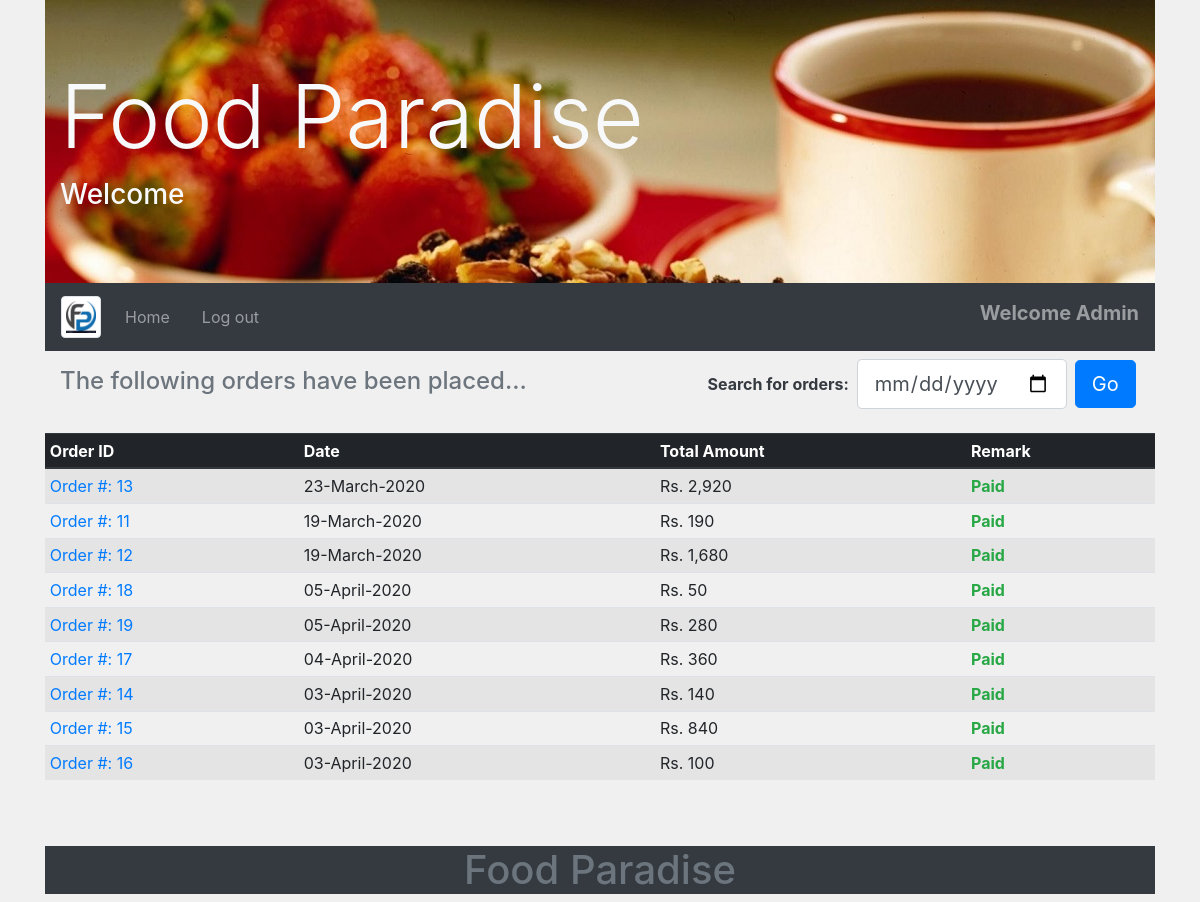
The app's page /admin/view_bills.php (signed in), older data.
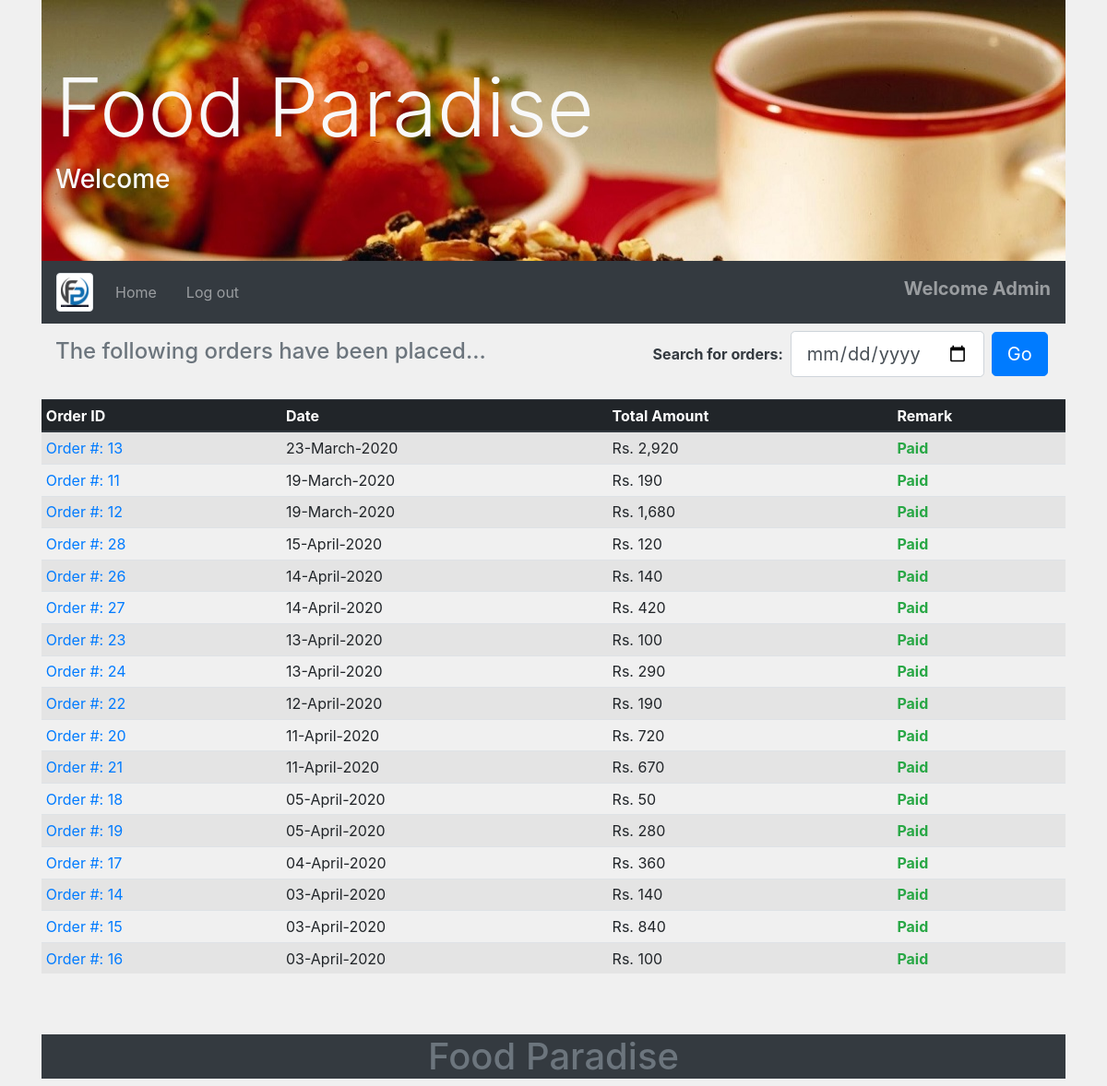
The same page, newer data.
### tables this page shows
CREATE TABLE `bill` (
  `bill_no` int(11) NOT NULL,
  `o_id` int(11) NOT NULL,
  `c_id` int(11) NOT NULL,
  `total_amount` int(11) NOT NULL,
  `status` tinyint(5) NOT NULL DEFAULT 0,
  `date` date NOT NULL
);

### admin/view_bills.php (the view, shortened to what this page needs)
<?php
    require_once '../include/dbcon.php';
    if (isset($_GET['search']) and !empty($_GET['bill_date'])) {
        $bill_date = $_GET['bill_date'];
        $sql = "SELECT o_id, DATE_FORMAT(date,'%d-%M-%Y') AS date, total_amount, status FROM bill WHERE date='$bill_date' ORDER BY date DESC";
    }
    else {
        $sql = "SELECT o_id, DATE_FORMAT(date,'%d-%M-%Y') AS date, total_amount, status FROM bill ORDER BY date DESC";
    }
    if ($result = mysqli_query($link, $sql)) {
        if(mysqli_num_rows($result) > 0) {
            $bills = mysqli_fetch_all($result, MYSQLI_ASSOC);
        }
        else {
            $no_bill=true;
        }
    }
    else {
    }
?>
<!doctype html>
<html lang="en">
  <head>
    <link rel="stylesheet" href="../css/bootstrap.min.css">
    <link rel="stylesheet" type="text/css" href="../css/main.css">
  </head>
  <body>
    <div class="container">
    <?php require '../include/admin_header.php'; ?>
    <div class="container">
        <div class="row my-2">
            <div class="col-md-7">
                <?php if (!isset($no_bill)): ?>
                    <h4 class="text-dark mt-2 text-muted">
                        The following orders have been placed...
                    </h4>
                <?php endif; ?>
            </div>
            <div class="col-md-5">
                <form class="form-inline" method="GET" action="<?php echo $_SERVER['PHP_SELF']; ?>">
                  <label class="text-dark font-weight-bold" for="date">Search for orders:</label>
                  <input name="bill_date" type="date" class="form-control form-control-lg mx-2" id="date">
                  <button type="submit" name="search" class="btn btn-lg btn-primary">Go</button>
                </form>
            </div>
        </div>
    </div>
    <?php if (isset($no_bill) and $no_bill === true): ?>
        <h2 class="text-muted text-center py-2 my-5">
            <?php if(isset($bill_date)): ?>
                No order on <?php echo $bill_date; ?>
            <?php else: ?>
                 No order has been placed yet
            <?php endif; ?>
        </h2>
    <?php else: ?>
        <div class="table-responsive">
            <table class="table table-striped table-sm my-3">
             <thead class="thead-dark">
                   <tr>
                     <th>Order ID</th>
                     <th>Date</th>
                     <th>Total Amount</th>
                     <th>Remark</th>
                   </tr>
              </thead>
               <tbody>
                    <?php foreach ($bills as $bill): ?>
                        <tr>
                            <td>
                                <a href="generate_bill.php?order_id=<?php echo $bill['o_id']; ?>" data-toggle="tooltip" data-placement="right" title="View the bill">Order #: <?php echo $bill['o_id']; ?></a>
                            </td>
                            <td> <?php echo $bill['date']; ?> </td>
                            <td> Rs. <?php echo number_format($bill['total_amount']); ?> </td>
                            <?php if($bill['status'] == 0): ?>
                                <td>
                                    <form class="form-inline cancel" action="view_bills.php" method="POST">
                                        <input type="hidden" name="o_id" value="<?php echo $bill['o_id']; ?>">
                                        <button type="submit" name="cancel_order" class="btn btn-danger btn-sm mb-2">Cancel &nbsp;</button>
                                    </form>
                                    <form class="form-inline" action="view_bills.php" method="POST">
                                        <input type="hidden" name="o_id" value="<?php echo $bill['o_id']; ?>">
                                        <button type="submit" name="app_order" class="btn btn-success btn-sm">Approve</button>
                                    </form>
                                </td>
                            <?php else: ?>
                                    <td>
                                        <strong class="text-success"> Paid </strong>
                                    </td>
                            <?php endif; ?>
                        </tr>
                    <?php endforeach; ?>
              </tbody>
            </table>
        </div>
    <?php endif; ?>
    <?php require '../include/footer.php'; ?>
    </div>
  </body>
</html>

### include/admin_header.php (shortened to what this page needs)
<div class="jumbotron jumbotron-fluid">
 <div class="container">
   <h1 class="display-2 text-light">Food Paradise</h1>
   <h3 class="text-light">Welcome</h3>
 </div>
</div>
  <nav class="navbar sticky-top navbar-expand-md navbar-dark bg-dark">
    <?php if(isset($_SESSION['a_id'])): ?>
        <a class="navbar-brand" href="admin_home.php">
    <?php else: ?>
        <a class="navbar-brand" href="index.php">
    <?php endif; ?>
        <img src="../img/logo.jpg" alt="Logo" style="width:40px;" class="img-thumbnail">
    </a>
    <div class="collapse navbar-collapse" id="navbarTogglerDemo02">
      <ul class="navbar-nav mr-auto mt-2 mt-md-0">
        <li class="nav-item">
          <?php if(isset($_SESSION['a_id'])): ?>
              <a class="nav-link" href="admin_home.php">Home</a>
          <?php else: ?>
             <a class="nav-link" href="index.php">Home</a>
          <?php endif; ?>
        </li>
        <?php if(isset($_SESSION['a_id'])): ?>
          <li class="nav-item">
            <a class="nav-link" href="view_bills.php" id="msg"></a>
          </li>
         <?php endif; ?>
         <?php if(isset($_SESSION['a_id'])): ?>
           <li class="nav-item">
             <li class="nav-item">
             <a class="nav-link" href="admin_auth.php?logout=true">Log out</a>
             </li>
          </li>
          <?php endif; ?>
      </ul>
      <?php if(isset($_SESSION['a_id'])): ?>
            <span class="navbar-text">
                <h5 class="font-weight-bold text-capitalize">Welcome <?php echo $_SESSION['username']; ?></h5>
            </span>
      <?php endif; ?>
    </div>
  </nav>

### include/footer.php (shortened to what this page needs)
<footer>
	<div class="text-center text-muted bg-dark">
		<h1>Food Paradise</h1>
	</div>
</footer>

### css/main.css (style rules this page uses)
body { background-color: #f0f0f0; }
div.table-responsive { margin-top: 7px; }

### include/admin_header.php (style rules this page uses)
.jumbotron { background-image: url("../img/bg.jpg"); margin-bottom: 0; background-repeat: no-repeat; }

### include/footer.php (style rules this page uses)
footer div { margin-top: 15px; }

Row changes from the older to the newer data that the page shows:
added bill: o "28", date "15-April-2020", total_amount "120", status "Paid"
added bill: o "26", date "14-April-2020", total_amount "140", status "Paid"
added bill: o "27", date "14-April-2020", total_amount "420", status "Paid"
added bill: o "23", date "13-April-2020", total_amount "100", status "Paid"
added bill: o "24", date "13-April-2020", total_amount "290", status "Paid"
added bill: o "22", date "12-April-2020", total_amount "190", status "Paid"
added bill: o "20", date "11-April-2020", total_amount "720", status "Paid"
added bill: o "21", date "11-April-2020", total_amount "670", status "Paid"
